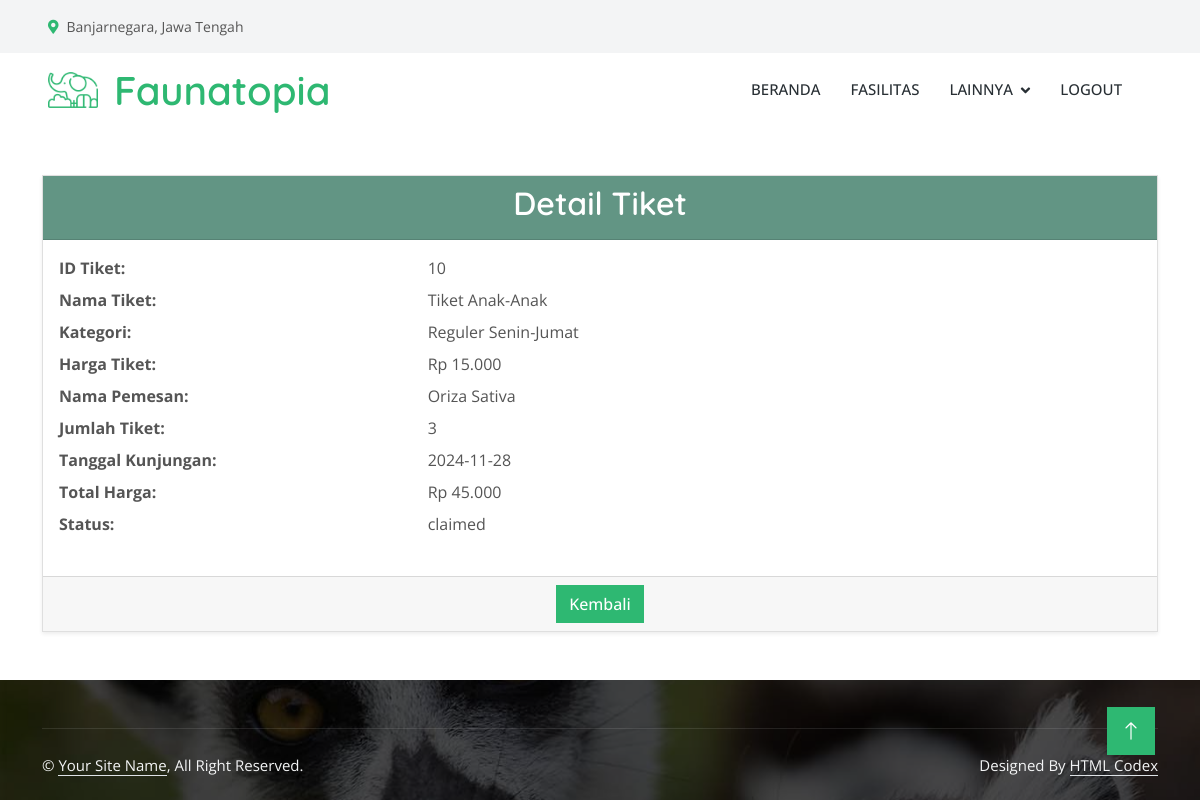
Page /admin/detail_data_tiket.php?id_harga=2 on the committed database.
### tables this page shows
CREATE TABLE IF NOT EXISTS `status_tiket` (
  `id_status` int NOT NULL AUTO_INCREMENT,
  `id_tiket` int NOT NULL,
  `status` enum('booked','claimed','cancel','expired') NOT NULL,
  PRIMARY KEY (`id_status`),
  KEY `FK_status_tiket_tiket` (`id_tiket`),
  CONSTRAINT `FK_status_tiket_tiket` FOREIGN KEY (`id_tiket`) REFERENCES `tiket` (`id_tiket`) ON DELETE CASCADE ON UPDATE CASCADE
);

CREATE TABLE IF NOT EXISTS `tiket` (
  `id_tiket` int NOT NULL AUTO_INCREMENT,
  `id_harga` int NOT NULL DEFAULT '0',
  `nama_tiket` varchar(255) NOT NULL,
  `kategori` varchar(100) NOT NULL,
  `harga` varchar(50) NOT NULL DEFAULT '',
  `nama_pemesan` varchar(100) NOT NULL,
  `email` varchar(100) NOT NULL,
  `nomor_telepon` varchar(15) NOT NULL,
  `jumlah_tiket` int NOT NULL,
  `tanggal_kunjungan` date NOT NULL,
  `total_harga` varchar(50) NOT NULL DEFAULT '',
  `tanggal_pemesanan` timestamp NOT NULL DEFAULT CURRENT_TIMESTAMP,
  PRIMARY KEY (`id_tiket`),
  KEY `FK_tiket_harga_tiket` (`id_harga`),
  CONSTRAINT `FK_tiket_harga_tiket` FOREIGN KEY (`id_harga`) REFERENCES `harga_tiket` (`id_harga`) ON DELETE CASCADE ON UPDATE CASCADE
);

### admin/detail_data_tiket.php (the view, shortened to what this page needs)
<?php
include '../koneksi/function.php';
if (isset($_GET['id_harga'])) {
    $id_harga = $_GET['id_harga'];
    $sql = "SELECT t.*, st.status AS ticket_status FROM tiket t LEFT JOIN status_tiket st ON t.id_tiket = st.id_tiket WHERE t.id_harga = ?";
    $stmt = $conn->prepare($sql);
    $stmt->bind_param("i", $id_harga);
    $stmt->execute();
    $result = $stmt->get_result();
    if ($result->num_rows > 0) {
        $ticket = $result->fetch_assoc();
    } else {
        echo "<script>alert('Data tidak ditemukan.'); window.location.href='kelola_pemesanan.php';</script>";
        exit;
    }
} else {
    echo "<script>alert('ID harga tidak valid.'); window.location.href='kelola_pemesanan.php';</script>";
    exit;
}
?>
<!DOCTYPE html>
<html lang="en">
<head>
    <link href="../css/bootstrap.min.css" rel="stylesheet">
</head>
<body>
    <?php include 'navbar.php'; ?>
    <div class="container mt-5">
        <div class="card shadow-sm bg-body-tertiary rounded">
            <div class="card-header text-center" style="background-color: #629584;">
                <h2 style="color: white;">Detail Tiket</h2>
            </div>
            <div class="card-body">
                <dl class="row">
                    <dt class="col-sm-4">ID Tiket:</dt>
                    <dd class="col-sm-8"><?php echo htmlspecialchars($ticket['id_tiket']); ?></dd>
                    <dt class="col-sm-4">Nama Tiket:</dt>
                    <dd class="col-sm-8"><?php echo htmlspecialchars($ticket['nama_tiket']); ?></dd>
                    <dt class="col-sm-4">Kategori:</dt>
                    <dd class="col-sm-8"><?php echo htmlspecialchars($ticket['kategori']); ?></dd>
                    <dt class="col-sm-4">Harga Tiket:</dt>
                    <dd class="col-sm-8">Rp <?php echo number_format($ticket['harga'], 0, ',', '.'); ?></dd>
                    <dt class="col-sm-4">Nama Pemesan:</dt>
                    <dd class="col-sm-8"><?php echo htmlspecialchars($ticket['nama_pemesan']); ?></dd>
                    <dt class="col-sm-4">Jumlah Tiket:</dt>
                    <dd class="col-sm-8"><?php echo htmlspecialchars($ticket['jumlah_tiket']); ?></dd>
                    <dt class="col-sm-4">Tanggal Kunjungan:</dt>
                    <dd class="col-sm-8"><?php echo htmlspecialchars($ticket['tanggal_kunjungan']); ?></dd>
                    <dt class="col-sm-4">Total Harga:</dt>
                    <dd class="col-sm-8">Rp <?php echo number_format($ticket['total_harga'], 0, ',', '.'); ?></dd>
                    <dt class="col-sm-4">Status:</dt>
                    <dd class="col-sm-8"><?php echo htmlspecialchars($ticket['ticket_status']); ?></dd>
                </dl>
            </div>
            <div class="card-footer text-center">
                <a href="kelola_pemesanan.php" class="btn btn-primary">Kembali</a>
            </div>
        </div>
    </div>
    <?php include 'footer.php'; ?>
</body>
</html>

### css/style.css (style rules this page uses)
:root { --primary: #2EB872; --light: #F3F4F5; --dark: #282F34; }
.btn { font-weight: 500; transition: .5s; }
.btn.btn-primary, .btn.btn-secondary { color: #FFFFFF; }

### rows in the picture
status_tiket: id_tiket.id_tiket "10", id_tiket.nama_tiket "Tiket Anak-Anak", id_tiket.kategori "Reguler Senin-Jumat", id_tiket.harga "15.000", id_tiket.nama_pemesan "Oriza Sativa", id_tiket.jumlah_tiket "3", id_tiket.tanggal_kunjungan "2024-11-28", id_tiket.total_harga "45.000", status "claimed"
